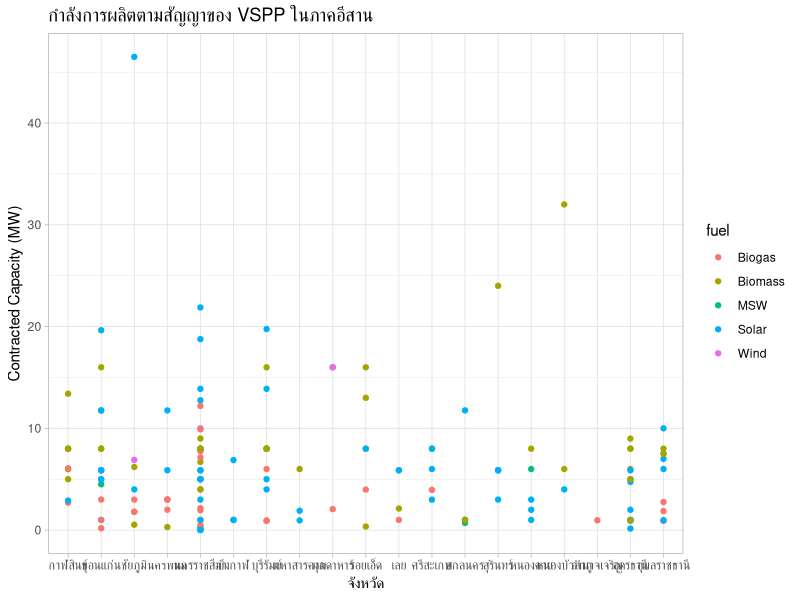

Source code (R):
library(tidyverse)


# For Thai font, please save file in CSV UTF-8

vsppNE<- read_csv("data/vspptmo_adjustNE.csv")%>%
       select(region = COUNTRY_ZONE,
              province = PROVINCE,
              egatSubStation = EGAT_SUB,
              fuel = FUEL2,
              contractCapMW = CONTRACTED_CAP_MW) %>%
       filter(region == "ภาคตะวันออกเฉียงเหนือ")

# Create yearly typical profile
typicalProfile1Year <- 
  read_csv("data/typicalREprofile1day.csv")%>% 
  slice(rep(1:n(), 365))

b <- data.frame(seq(as.POSIXct("2019/01/01 00:30:00"),
    as.POSIXct("2019/12/31 00:00:00"),
    by = (30*60)))


# Plot VSPP capacity in NE
vsppNE %>%
  ggplot(aes(x = province, y = contractCapMW, group = fuel, color = fuel))+
  geom_point()+
  labs(
    x = "จังหวัด",
    y = "Contracted Capacity (MW)",
    title = "กำลังการผลิตตามสัญญาของ VSPP ในภาคอีสาน"
  )+
  theme_light()


